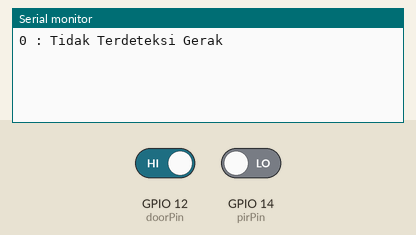
The sketch below on a simulated ESP8266 (NodeMCU). Parts: the last lines printed to the serial monitor. The inputs (shaded band) are chosen by the test bench; at power-on: GPIO 12 (doorPin) HIGH, GPIO 14 (pirPin) LOW. WiFi joins after 1.5 s; servers stay silent unless stated.

Above: at 3.0 s.
3.1 s: GPIO 12 (doorPin) driven LOW
At 4.6 s:
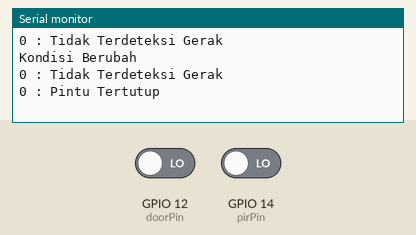
5.3 s: GPIO 14 (pirPin) driven HIGH
At 6.6 s:
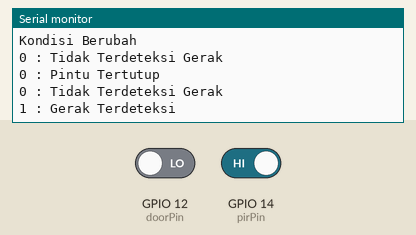
8.3 s: GPIO 12 (doorPin) driven HIGH
At 9.6 s:
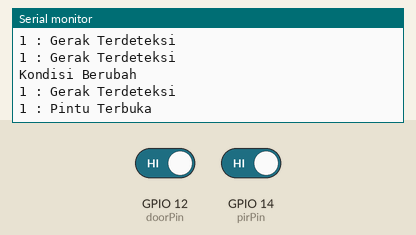

Measured:
- after the input at 3.1 s, the serial monitor: prints a new line at once (image 1)
- after the input at 5.3 s, the serial monitor: prints a new line after 0.50 s (image 2)
- after the input at 8.3 s, the serial monitor: prints a new line at once (image 3)

The sketch:

sketch.ino
```cpp
/*-------------------------------------------*/
// Including library
#include <ESP8266WiFi.h>
#include <BlynkSimpleEsp8266.h>

// Initialize Serial and timer from Blynk
#define BLYNK_PRINT Serial
BlynkTimer timer;
/*-------------------------------------------*/

/*-------------------------------------------*/
// Initialize Blynk Auth Token, SSID, and Password
char auth[] = "Your_Blynk_Auth_Token";
char ssid[] = "Your_Credential_Ssid";
char pass[] = "Your_Credential_Password";
/*-------------------------------------------*/

const int pirPin = 14;   // Initialize PirPin from GPIO 14 or D5 pin
const int doorPin = 12;  // Initialize doorPin from GPIO 12 or D6 pin

/*-------------------------------------------*/
// Set all of state and function for know Door State
bool changeState = false;
bool state;
String doorState;

unsigned long previousMillis = 0;
const long interval = 1500;

ICACHE_RAM_ATTR void changeDoorStatus() {
  Serial.print("\n");
  Serial.println("Kondisi Berubah");
  changeState = true;
}
/*-------------------------------------------*/

void setup() {
  // Initialize baudrate
  Serial.begin(9600);

  // Start Blynk with auth, ssid, pass
  Blynk.begin(auth, ssid, pass, "blynk.cloud", 80);

  // Set doorPin as INPUT_PULLUP
  pinMode(doorPin, INPUT_PULLUP);
  state = digitalRead(doorPin);
  attachInterrupt(digitalPinToInterrupt(doorPin), changeDoorStatus, CHANGE);

  pinMode(pirPin, INPUT);

  timer.setInterval(1000L, checkMotionState);
  timer.setInterval(1000L, checkDoorState);
}

void loop() {
  Blynk.run();
  timer.run();
}

void checkDoorState() {
  if (changeState) {
    unsigned long currentMillis = millis();
    if (currentMillis - previousMillis >= interval) {
      previousMillis = currentMillis;
      state = !state;
      if (state) {
        doorState = "Pintu Terbuka";
      } else {
        doorState = "Pintu Tertutup";
      }
      changeState = false;
      Serial.print(state);
      Serial.print(" : ");
      Serial.println(doorState);
      Serial.print("\n");

      // Update to Blynk
      Blynk.virtualWrite(V4, doorState);
    }
  }
}

void checkMotionState() {
  bool motionState = digitalRead(pirPin);
  String message;
  int statusLED = 0;
  Serial.print(motionState);
  Serial.print(" : ");
  if (motionState) {
    Serial.println("Gerak Terdeteksi");
    message = "Gerak Terdeteksi";
    statusLED = 1;
    Blynk.logEvent("pirmotion", "WARNING! Terdeteksi Gerakan!");
  } else {
    Serial.println("Tidak Terdeteksi Gerak");
    message = "Tidak Terdeteksi Gerak";
    statusLED = 0;
  }
  Blynk.virtualWrite(V0, message);
  Blynk.virtualWrite(V8, statusLED);
}
```
